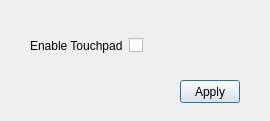
<?xml version="1.0" encoding="UTF-8"?>
<ui version="4.0">
 <class>dialogCheckBox</class>
 <widget class="QDialog" name="dialogCheckBox">
  <property name="geometry">
   <rect>
    <x>0</x>
    <y>0</y>
    <width>270</width>
    <height>121</height>
   </rect>
  </property>
  <property name="windowTitle">
   <string>Dialog</string>
  </property>
  <widget class="QWidget" name="horizontalLayoutWidget">
   <property name="geometry">
    <rect>
     <x>30</x>
     <y>20</y>
     <width>151</width>
     <height>51</height>
    </rect>
   </property>
   <layout class="QHBoxLayout" name="horizontalLayout">
    <item>
     <widget class="QLabel" name="label">
      <property name="text">
       <string>Enable Touchpad</string>
      </property>
     </widget>
    </item>
    <item>
     <widget class="QCheckBox" name="checkBox">
      <property name="text">
       <string/>
      </property>
     </widget>
    </item>
   </layout>
  </widget>
  <widget class="QPushButton" name="pushButton">
   <property name="geometry">
    <rect>
     <x>180</x>
     <y>80</y>
     <width>60</width>
     <height>23</height>
    </rect>
   </property>
   <property name="text">
    <string>Apply</string>
   </property>
  </widget>
  <zorder>horizontalLayoutWidget</zorder>
  <zorder>pushButton</zorder>
  <zorder>horizontalLayoutWidget_2</zorder>
 </widget>
 <resources/>
 <connections/>
</ui>
